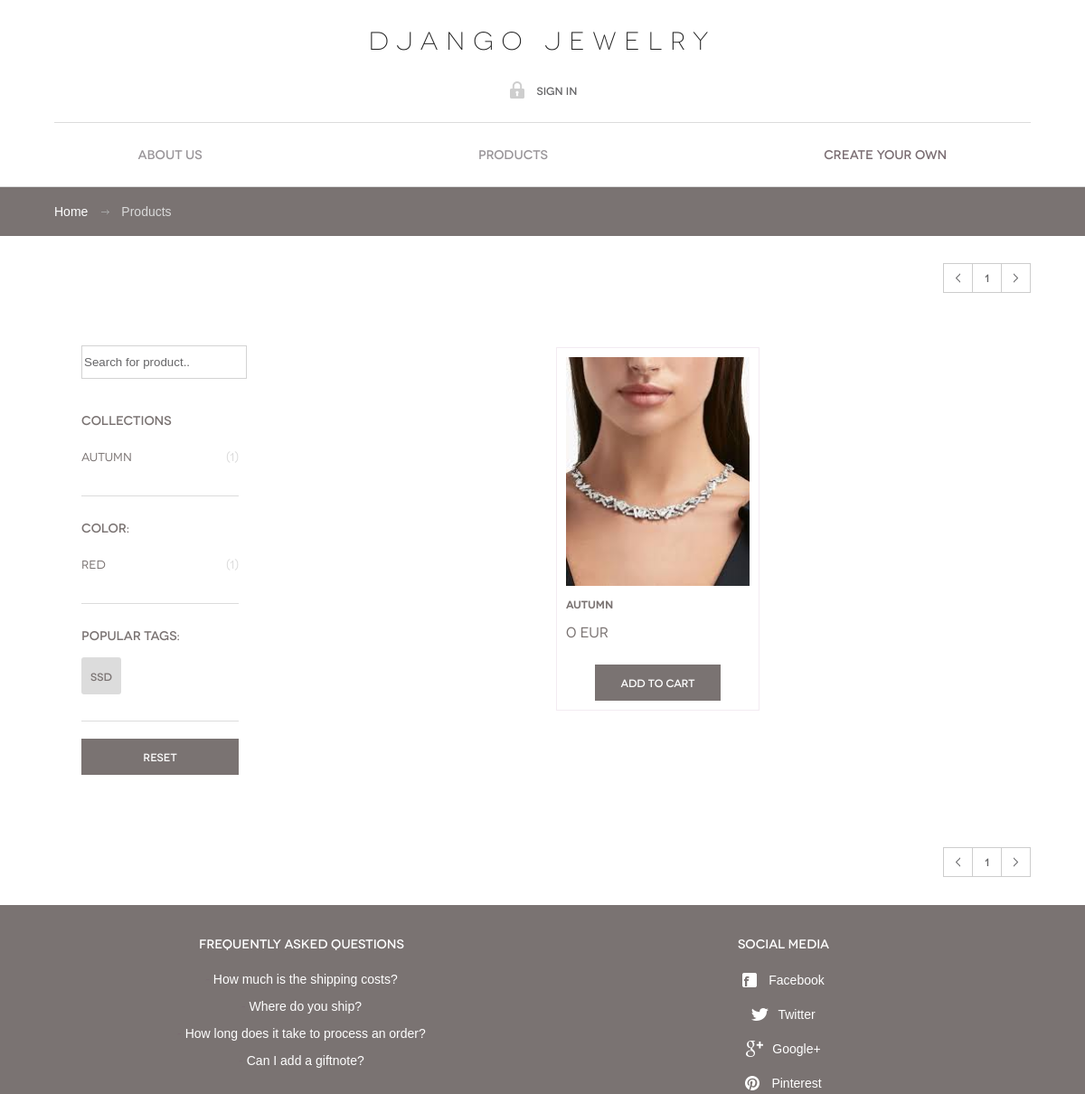
The page /products/1/ (upper part) on the database as committed earlier.
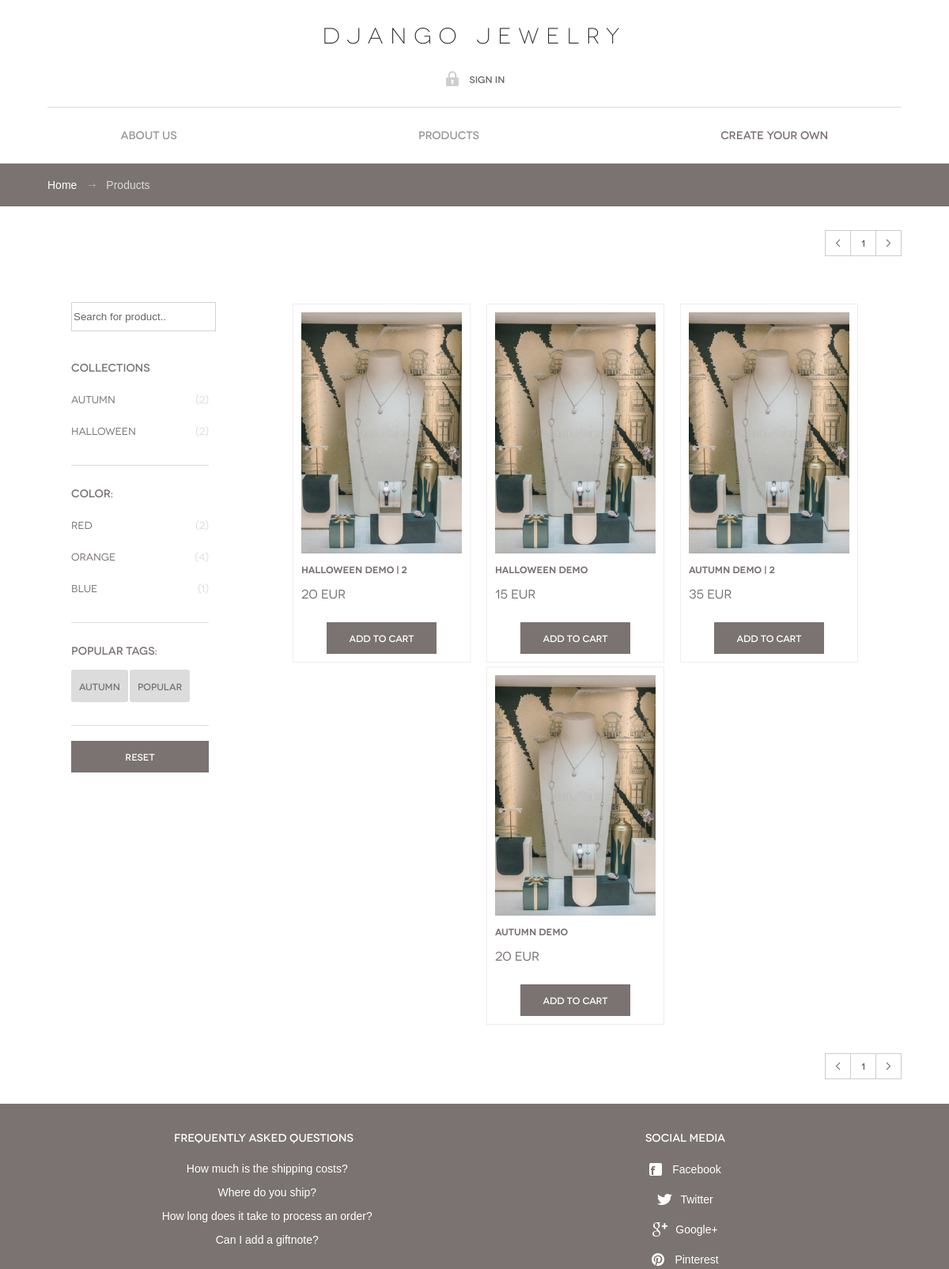
The same page on the database as committed later.
### home/models.py (models this page shows, shortened)
class Topic(models.Model):
    name = models.CharField(max_length=200)

class Color(models.Model):
    name = models.CharField(max_length=200)

class Tag(models.Model):
    name = models.CharField(max_length=200)

class Jewelry(models.Model):
    views = models.IntegerField(default=0)
    id = models.UUIDField(primary_key=True, default=uuid.uuid4, editable= False)
    topics = models.ForeignKey(Topic, on_delete=models.SET_NULL, null=True)
    color = models.ManyToManyField(Color)
    tag = models.ManyToManyField(Tag)
    name = models.CharField(max_length=80)
    description = models.TextField(null=True, blank=True)
    imagemain = models.ImageField(upload_to="Jewelry_banners/", default="static/images/icons/user.svg", blank=False)
    image2 = models.ImageField(upload_to="Jewelry_banners/", default="static/images/icons/user.svg", blank=True)
    image3 = models.ImageField(upload_to="Jewelry_banners", default="static/images/icons/user.svg", blank=True)
    image4 = models.ImageField(upload_to="Jewelry_banners", default="static/images/icons/user.svg", blank=True)
    image5 = models.ImageField(upload_to="Jewelry_banners", default="static/images/icons/user.svg", blank=True)
    image6 = models.ImageField(upload_to="Jewelry_banners", default="static/images/icons/user.svg", blank=True)
    price = models.IntegerField(default=0)
    newcoming = models.BooleanField(default=True)
    updated = models.DateTimeField(auto_now=True)
    created = models.DateField(auto_now_add=True)
    class Meta:
        ordering = ['-updated', '-created']

### home/views.py (the view)
# urls.py: path('products/<str:pk>/', views.products, name="products"),
def products(request, pk):
    page_down = (int(pk) - 1) * 12
    page_up = int(pk) * 12
    q = request.GET.get('q')
    c = request.GET.get('c')
    h = request.GET.get('h')
    products_all = Jewelry.objects.all()
    if q != None:
        products = products_all.filter(Q(topics__name__icontains=q) | Q(name__icontains=q) | Q(description__icontains=q)).order_by('-updated')[page_down:page_up]
    elif c != None:
        products = products_all.filter(Q(color__name__icontains=c)).order_by('-updated')[page_down:page_up]
    elif h != None:
        products = products_all.filter(Q(tag__name__icontains=h)).order_by('-updated')[page_down:page_up]
    else:
        products = products_all.order_by('-updated')[page_down:page_up]
    product_count = products.count()
    topics = []
    colors = []
    tags = Tag.objects.all()
    for topic in Topic.objects.all():
        topics.append({"name":topic.name, "number": Jewelry.objects.filter(topics=topic).count()},)
    for color in Color.objects.all():
        colors.append({"name":color.name, "number": Jewelry.objects.filter(color=color).count()},)
    pages = math.ceil(product_count / 12)
    context = {'products': products, 'topics' : topics, 'product_count' : product_count, 'pages':pages, 'colors':colors, 'tags':tags}
    return render(request, 'home/products.html', context)

### home/templates/home/products.html (shortened to what this page needs)
{% extends 'main.html' %}
{% block content %}
	<div id="breadcrumbs">
		<div class="container content-container">
			<ul>
				<li><a href="{% url 'home' %}">Home</a></li>
				<li>Products</li>
			</ul>
		</div>
	</div>
	<div id="body">
		<div class="container content-container">
			{% if label != "New Coming"%}
			<div class="pagination">
				<ul>
					<li><a href="#"><span class="ico-prev"></span></a></li>
					{% with ''|center:pages as range %}
					{% for _ in range%}
						<li><a href="{% url 'products' forloop.counter %}">{{ forloop.counter }}</a></li>
					{% endfor %}
					{% endwith %}
					<li><a href="#"><span class="ico-next"></span></a></li>
				</ul>
			</div>
			{% endif %}
			<div class="products-wrap" >
				{% if label != "New Coming"%}
				<aside id="sidebar">
					<form method="GET" action="">
						<input type="text" name="q" placeholder="Search for product.."/>
					</form>
					<div class="widget">
						<h3>Collections</h3>
						<fieldset>
							{% for topic in topics %}
								<a href="?q={{topic.name}}"><h2>{{topic.name}}<span>({{ topic.number }})</span></h2></a>
							{% endfor %}
						</fieldset>
					</div>
					<div class="widget">
						<h3>Color:</h3>
						<fieldset>
							{% for color in colors %}
								<a href="?c={{color.name}}"><h2>{{color.name}}<span>({{ color.number }})</span></h2></a>
							{% endfor %}
						</fieldset>
					</div>
					<div class="widget widget-tags">
						<h3>Popular tags:</h3>
						<fieldset>
							{% for tag in tags %}
								<a href="?h={{tag.name}}"><label><h3>{{tag.name}}</h3></label></a>
							{% endfor %}
						</fieldset>
					</div>
					<div class="widget">
						<a href="{% url 'products' 1 %}"><button>Reset</button></a>
					</div>
				</aside>
				{% endif %}
				<div id="content">
					{% if label != "New Coming"%}
					<h2>We have {{product_count}} products</h2>
					{% endif %}
					<section class="products">
						{% for product in products %}
							<article>
								<a href="{% url 'product' product.id %}"><img src="/static/images/{{product.imagemain}}" alt=""></a>
								<h3><a href="product.html">{{product.name}}</a></h3>
								<h4><a href="product.html">{{product.price}} eur </a></h4>
								<a href="{% url 'addcart' product.id %}" class="btn-add">Add to cart</a>
							</article>
						{% endfor %}
					</section>
				</div>
			</div>
			{% if label != "New Coming"%}
			<div class="pagination">
				<ul>
					<li><a href="#"><span class="ico-prev"></span></a></li>
					{% with ''|center:pages as range %}
					{% for _ in range%}
						<li ><a href="{% url 'products' forloop.counter %}">{{ forloop.counter }}</a></li>
					{% endfor %}
					{% endwith %}
					<li><a href="#"><span class="ico-next"></span></a></li>
				</ul>
			</div>
			{% endif %}
		</div>
	</div>
{% endblock %}

Rows that differ between the two databases and show on the page:
removed Tag: name "Ssd"
removed Jewelry: imagemain (picture), name "Autumn", price "0"
added Topic: name "Halloween"
added Color: name "Orange"
added Color: name "Blue"
added Tag: name "Autumn"
added Tag: name "Popular"
added Jewelry: imagemain (picture), name "Halloween Demo | 2", price "20"
added Jewelry: imagemain (picture), name "Halloween Demo", price "15"
added Jewelry: imagemain (picture), name "Autumn Demo | 2", price "35"
added Jewelry: imagemain (picture), name "Autumn Demo", price "20"
Other text that changed with them:
new list line: "( 2 )"
new list line: "( 4 )"
new list line: "( 1 )"
list line gone: "( 1 )"
